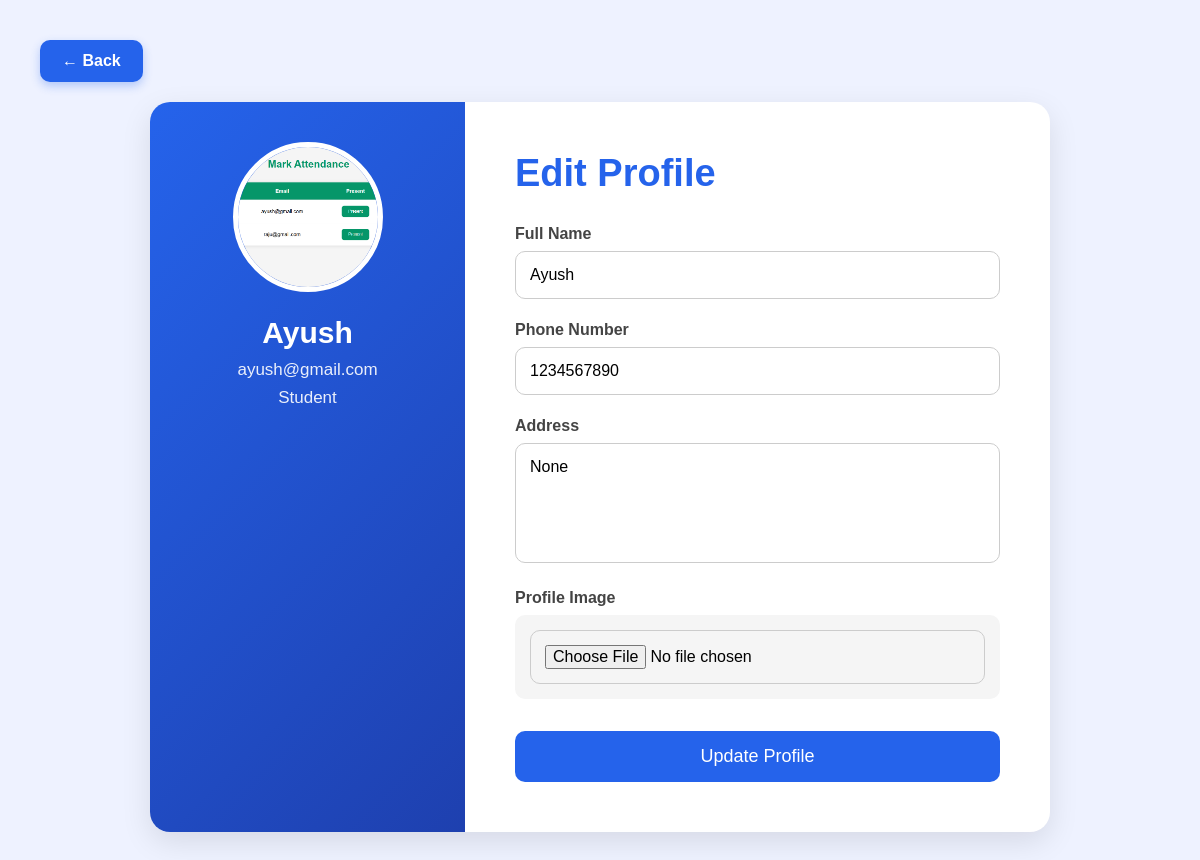
Screenshot of /student-profile/ (signed in) with the database file from the repository.
### core/models.py (models this page shows, shortened)
class Register(models.Model):
    ROLE_CHOICES = (
        ('Student','Student'),
        ('Teacher','Teacher'),
    )
    name = models.CharField(max_length=100)
    email = models.EmailField(unique=True)
    phone = models.CharField(max_length=15)
    role = models.CharField(max_length=20, choices=ROLE_CHOICES)
    password = models.CharField(max_length=100)
    address = models.TextField(null=True, blank=True)
    profile_image = models.ImageField(upload_to='profiles/',null=True,blank=True)

### core/views.py (the view, shortened to what this page needs)
# urls.py: path('student-profile/',views.student_profile,name='student_profile'),
def student_profile(request):
    if not request.session.get('user_id'):
        return redirect('/login/')
    user_id = request.session.get('user_id')
    user = Register.objects.get(id=user_id)
    message = ""
    context = {
        'user':user,
        'message':message
    }
    return render(request,'student_profile.html',context)

### templates/student_profile.html (shortened to what this page needs)
<!DOCTYPE html>
<html lang="en">
<head>
</head>
<body>
    <div class="top-section">
        <a href="/student-dashboard/" class="back-btn">
            ← Back
        </a>
    </div>
    <div class="container">
    <div class="profile-box">
        <div class="left">
            {% if user.profile_image %}
                <img src="{{user.profile_image.url}}">
            {% else %}
                <div class="default-img">
                    {{user.name|first}}
                </div>
            {% endif %}
            <h2>{{user.name}}</h2>
            <p>{{user.email}}</p>
            <p>{{user.role}}</p>
        </div>
        <div class="right">
            <h1>Edit Profile</h1>
            <form method="POST" enctype="multipart/form-data">
                <div class="input-box">
                    <label>Full Name</label>
                    <input type="text"
                           name="name"
                           value="{{user.name}}">
                </div>
                <div class="input-box">
                    <label>Phone Number</label>
                    <input type="text"
                           name="phone"
                           value="{{user.phone}}">
                </div>
                <div class="input-box">
                    <label>Address</label>
                    <textarea name="address">{{user.address}}</textarea>
                </div>
                <div class="input-box">
                    <label>Profile Image</label>
                    <div class="file-box">
                        <input type="file"
                               name="profile_image">
                    </div>
                </div>
                <button>
                    Update Profile
                </button>
            </form>
        </div>
    </div>
    </div>
</body>
</html>

### templates/student_profile.html (style rules this page uses)
* { margin:0; padding:0; box-sizing:border-box; font-family:Arial; }
body { background:#eef2ff; min-height:100vh; padding:40px; }
.top-section { margin-bottom:20px; }
.back-btn { background:#2563eb; color:white; padding:12px 22px; text-decoration:none; border-radius:10px; font-size:16px; font-weight:bold; display:inline-block; transition:0.3s; box-shadow:0 4px 10px rgba(37,99,235,0.3); }
.container { display:flex; justify-content:center; align-items:center; }
.profile-box { width:900px; background:white; border-radius:20px; overflow:hidden; display:flex; box-shadow:0 10px 30px rgba(0,0,0,0.1); }
.left { width:35%; background:linear-gradient(135deg,#2563eb,#1e40af); color:white; padding:40px 30px; text-align:center; }
.left img { width:150px; height:150px; border-radius:50%; object-fit:cover; border:5px solid white; margin-bottom:20px; }
.left h2 { margin-bottom:10px; font-size:30px; }
.left p { margin-bottom:8px; font-size:17px; opacity:0.9; }
.right { width:65%; padding:50px; }
.right h1 { color:#2563eb; margin-bottom:30px; font-size:38px; }
.input-box { margin-bottom:22px; }
.input-box label { display:block; margin-bottom:8px; font-weight:bold; color:#444; }
.input-box input, .input-box textarea { width:100%; padding:14px; border:1px solid #ccc; border-radius:10px; font-size:16px; outline:none; transition:.3s; }
textarea { height:120px; resize:none; }
.file-box { background:#f5f5f5; padding:15px; border-radius:10px; }
button { width:100%; padding:15px; border:none; border-radius:10px; background:#2563eb; color:white; font-size:18px; cursor:pointer; transition:.3s; margin-top:10px; }

### rows the page displays
Register: profile_image (picture), name "Ayush", email "ayush@gmail.com", role "Student", phone "1234567890", address "None"
